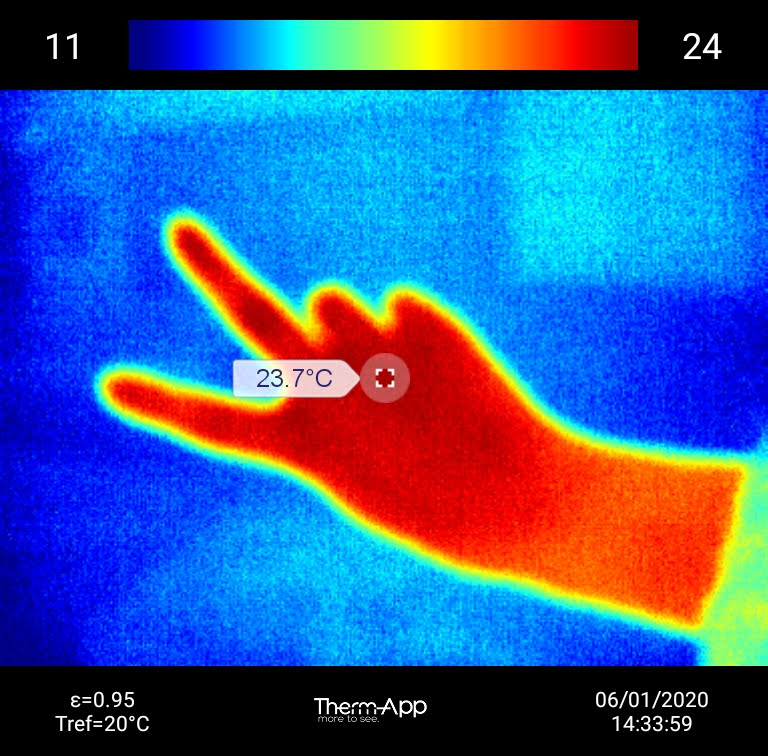
%> input picture sift_matlab/lenna.jpg, 768 x 756 px
$ octave vijay_ti_1.m   (GNU Octave 9; MATLAB toolbox functions it lacks are replaced by stand-ins)
%> lines starting %> are read from the running program, lines starting %| are printed output that depends on the picture
%% SIFT ALGORITHM COMPLETE

% Description: This m-file demoes the usage of SIFT functions. It generates SIFT keypionts and descriptors for one input image.

% Importnat variables used:
%   I - input image
%   octave - used for storing gaussian filtered image
%   sigma - standard scale factor used by Lowe
%   key - used to store key points of feature of image
%   max_mag - used for storing orientation magnitude and corresponding bin number
%   discreptor - used to store the discreptors vector of key points in the image

% Author: VIJAY ANAND
%
%%
clc;
close all;
clear all;
% tic;
I=imread('lenna.jpg');                    % to read the image
%> I is the input picture: size 756x768x3 uint8; mean R, G, B 55.5, 89.3, 146.7
I_read=imresize(I,[256 256]);
I_enlarge=imresize(I_read,[512 512]);       % image resize
I=rgb2gray(I_enlarge);                      % rgb to gray conversion
%> I: size 512x512 uint8
%I=I_enlarge;
imshow(I);
I=im2double(I);
%> I: size 512x512 double

I_temp=I;
original=I;
octave1=[];                                 % initializing empty octave's matrix
octave2=[];
octave3=[];
%% Forming octaves
% in this section different octaves are formed using differnt sigma(scale) value
tic;
k2=0;                                       % first octave level
[m,n]=size(I);
%> m = 512; n = 512
I_temp(m:m+4,n:n+4)=0;                      % zero padding
clear c;
tic;
for k1=0:3                                  % for different sigma value (different level in one octave)
    k=sqrt(2);
sigma=(k^(k1+(2*k2)))*1.6;

for x=-2:2                                  % generating gaussian filter coefficent
    for y=-2:2
        h(x+3,y+3)=(1/((2*pi)*((k*sigma)*(k*sigma))))*exp(-((x*x)+(y*y))/(2*(k*k)*(sigma*sigma)));
    end
end


for i=1:m
    for j=1:n
        temp1=I_temp(i:i+4,j:j+4)'.*h;      %convolving image with gaussian filter
        conv_1(i,j)=sum(sum(temp1));
    end
end
% figure, imshow(conv_1(1:m-4,1:n-4));
octave1=[octave1 conv_1];                   % store gaussian filtered image of different scale in octave1
end
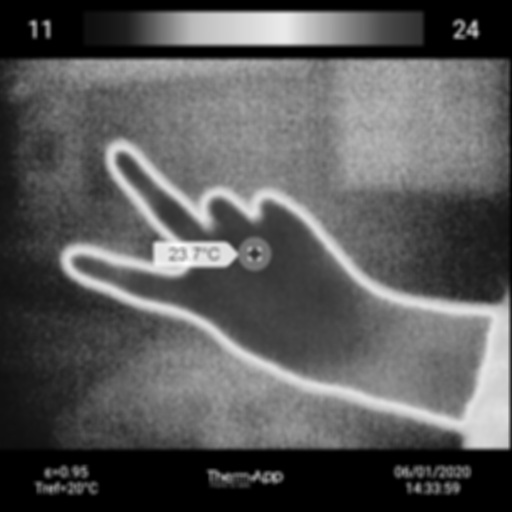
%> conv_1: size 512x512 double; min 0, max 0.0889, mean 0.0311; drawn with min black and max white
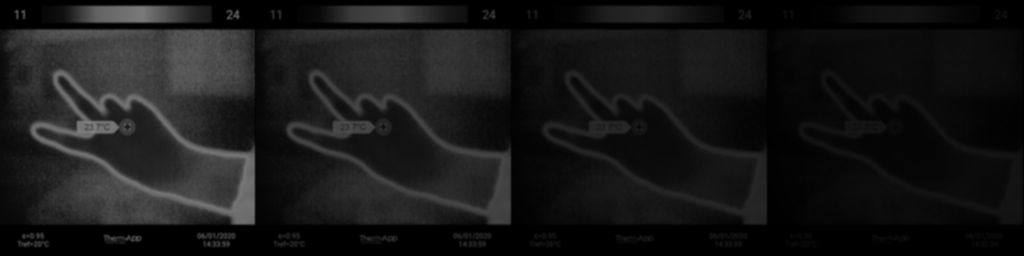
%> octave1: size 512x2048 double (shown at 1/2 size); min 0, max 0.519, mean 0.0951
%> after the loop, h = [0.00352 0.00366 0.0037 0.00366 0.00352; 0.00366 0.00379 0.00384 0.00379 0.00366; 0.0037 0.00384 0.00389 0.00384 0.0037; 0.00366 0.00379 0.00384 0.00379 0.00366; 0.00352 0.00366 0.0037 0.00366 0.00352]
%% octave 2
% second level of octave , staring with k^2 sigma
clear I_temp;
% k2=1;
I_temp2=imresize(original,1/((k2+1)*2));    % reduce image size by 2 in both x & y direction
 k2=1;
y=size(I_temp2)
%> y = [256 256]
[m,n]=size(I_temp2);
%> m = 256; n = 256
I_temp2(m:m+4,n:n+4)=0;
%> I_temp2: size 260x260 double
clear c;

for k1=0:3
    k=sqrt(2);
sigma=(k^(k1+(2*k2)))*1.6;

for x=-2:2
    for y=-2:2
        h1(x+3,y+3)=(1/((2*pi)*((k*sigma)*(k*sigma))))*exp(-((x*x)+(y*y))/(2*(k*k)*(sigma*sigma)));     % gaussian filter coefficents
    end
end

for i=1:m
    for j=1:n
        temp2=I_temp2(i:i+4,j:j+4)'.*h1;        % convolution of re-sized image with gaussian filter
        conv_2(i,j)=sum(sum(temp2));
    end
end
% figure, imshow(conv_2(1:m-4,1:n-4));
octave2=[octave2 conv_2];                       % store all second level image of different sigma in octave2
end
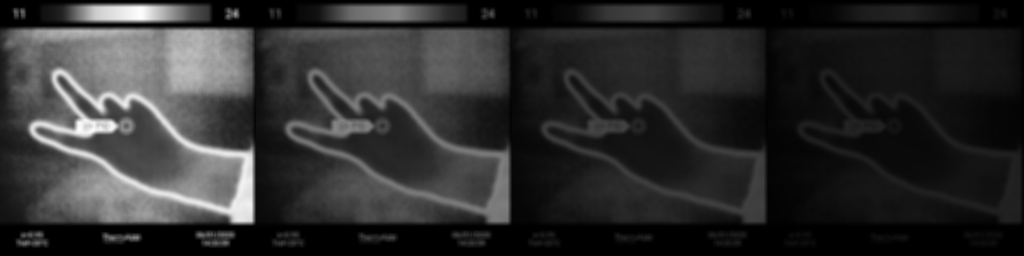
%> octave2: size 256x1024 double; min -0.000527, max 0.156, mean 0.0286; drawn with min black and max white
%> after the loop, h1 = [0.000948 0.000957 0.00096 0.000957 0.000948; 0.000957 0.000965 0.000968 0.000965 0.000957; 0.00096 0.000968 0.000971 0.000968 0.00096; 0.000957 0.000965 0.000968 0.000965 0.000957; 0.000948 0.000957 0.00096 0.000957 0.000948]
%% octave 3
% third level of octave starting with k^4 times sigma value
clear I_temp;
% k2=2;
I_temp3=imresize(original,1/((k2+1)*2));        % reduce orignal image by a factor of 4 in x and y
z=size(I_temp3)
%> z = [128 128]
 k2=2;
[m,n]=size(I_temp3);
%> m = 128; n = 128
I_temp3(m:m+4,n:n+4)=0;
%> I_temp3: size 132x132 double
clear c;

for k1=0:4
    k=sqrt(2);
sigma=(k^(k1+(2*k2)))*1.6;


for x=-2:2
    for y=-2:2
        h2(x+3,y+3)=(1/((2*pi)*((k*sigma)*(k*sigma))))*exp(-((x*x)+(y*y))/(2*(k*k)*(sigma*sigma))); %filter coefficent
    end
end


for i=1:m
    for j=1:n
        temp3=I_temp3(i:i+4,j:j+4)'.*h2;        %convolution of re-sized image with gaussian filter
        conv_3(i,j)=sum(sum(temp3));
    end
end
% figure, imshow(conv_3(1:m-4,1:n-4));
octave3=[octave3 conv_3];                       % store different level of image in octave3
end
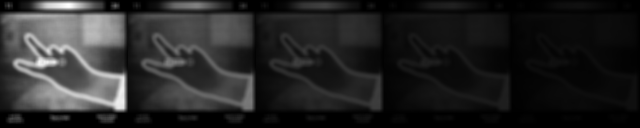
%> octave3: size 128x640 double; min -0.000118, max 0.0416, mean 0.0062; drawn with min black and max white
%> after the loop, h2 = [0.000121 0.000121 0.000121 0.000121 0.000121; 0.000121 0.000121 0.000121 0.000121 0.000121; 0.000121 0.000121 0.000121 0.000121 0.000121; 0.000121 0.000121 0.000121 0.000121 0.000121; 0.000121 0.000121 0.000121 0.000121 0.000121]

fprintf('\n Time for Gaussian scale space construction: %.3f s\n',toc) ;

%% DOG---difference of gaussian
% in this section different level of gaussian filtered image are subtracted
% to form difference of gaussian image for further calculation
tic;

 diff_11=octave1(1:512,1:512)-octave1(1:512,513:1024);      % differnce of gaussian for octave1

 diff_12=octave1(1:512,513:1024)-octave1(1:512,1025:1536);

 diff_13=octave1(1:512,1025:1536)-octave1(1:512,1537:2048);


 diff_21=octave2(1:256,1:256)-octave2(1:256,257:512);        % difference of gaussian for octave2

 diff_22=octave2(1:256,257:512)-octave2(1:256,513:768);

 diff_23=octave2(1:256,513:768)-octave2(1:256,769:1024);


 diff_31=octave3(1:128,1:128)-octave3(1:128,129:256);        % difference of gaussian for octave3

diff_32=octave3(1:128,129:256)-octave3(1:128,257:384);

 diff_33=octave3(1:128,257:384)-octave3(1:128,385:512);

 fprintf('\n Time for Differential scale space construction: %.3f s\n',toc) ;

%% find exterma from DOG
% in this scetion DOG image is used and extremum point is calculated
tic;
key=[];                             % empty matrix to store key points

x1=0;                               % local variables used to take if condition in account
y1=0;
z1=0;
f=0;

for i=2:511
    for j=2:511
%         x1=0;
% y1=0;
% z1=0;


if (((diff_12(i,j)>diff_12(i-1,j))&&(diff_12(i,j)>diff_12(i+1,j))....
        &&(diff_12(i,j)>diff_12(i,j-1))&&(diff_12(i,j)>diff_12(i+1,j+1))....
        &&(diff_12(i,j)>diff_12(i-1,j-1))&&(diff_12(i,j)>diff_12(i-1,j+1))....
        &&(diff_12(i,j)>diff_12(i+1,j-1))&&(diff_12(i,j)>diff_12(i,j+1))))
    x1=x1+1;
else
    continue;
end

if x1>0
    if((diff_12(i,j)>diff_13(i,j))&&(diff_12(i,j)>diff_13(i-1,j))....
            &&(diff_12(i,j)>diff_13(i+1,j))&&(diff_12(i,j)>diff_13(i,j-1))....
            &&(diff_12(i,j)>diff_13(i+1,j+1))&&(diff_12(i,j)>diff_13(i-1,j-1))....
            &&(diff_12(i,j)>diff_13(i-1,j+1))&&(diff_12(i,j)>diff_13(i+1,j-1))&&(diff_12(i,j)>diff_13(i,j+1)))
        y1=y1+1;
    else
        continue;

    end
end
% [8 lines of commented-out code are left out]

  key(i,j)=diff_12(i,j);                    % store key point location if it is maximum in its neighbourhood on same scale and also on scale above and below
  f=1;


end
end
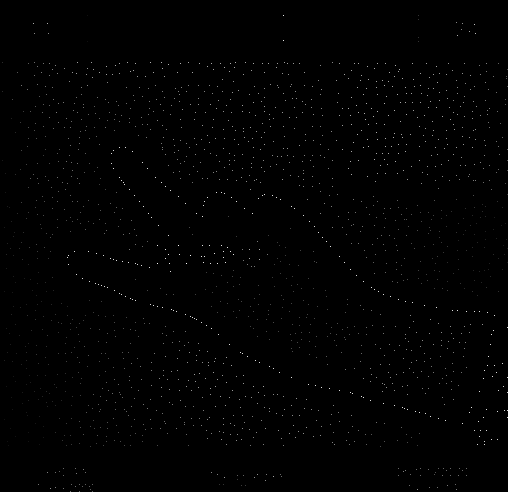
%> key: size 492x508 double; min 0, max 0.14, mean 0.000505; drawn with min black and max white
%> after the loop, x1 = 1931; y1 = 1931

fprintf('\n Time for finding key points: %.3f s\n',toc) ;
  %%%%%%%%%%%%%%%%%%%%%%%%%%%%%%%%%%%%%%%%%%%%%%%%%%%%%%%%%%%%%%%%%%%%%%%%%%%%%%%%%%%%%%%%%%%%%%%%%%%%%%%


   if f==0
    x=0;
y=0;
z=0;

for i=2:511
    for j=2:511

if (((diff_12(i,j)<diff_12(i-1,j))&&(diff_12(i,j)<diff_12(i+1,j))....
        &&(diff_12(i,j)<diff_12(i,j-1))&&(diff_12(i,j)<diff_12(i+1,j+1))....
        &&(diff_12(i,j)<diff_12(i-1,j-1))&&(diff_12(i,j)<diff_12(i-1,j+1))....
        &&(diff_12(i,j)<diff_12(i+1,j-1))&&(diff_12(i,j)<diff_12(i,j+1))))
    x=x+1;
else
   continue;
end

if x>0
    if ((diff_12(i,j)<diff_13(i,j))&&(diff_12(i,j)<diff_13(i-1,j))....
            &&(diff_12(i,j)<diff_13(i+1,j))&&(diff_12(i,j)<diff_13(i,j-1))....
            &&(diff_12(i,j)<diff_13(i+1,j+1))&&(diff_12(i,j)<diff_13(i-1,j-1))....
            &&(diff_12(i,j)<diff_13(i-1,j+1))&&(diff_12(i,j)<diff_13(i+1,j-1))&&(diff_12(i,j)<diff_13(i,j+1)))
        y=y+1;
    else
        continue;

    end
end
  if y>0

   if ((diff_12(i,j)<diff_11(i,j))&&(diff_12(i,j)<diff_11(i-1,j))....
           &&(diff_12(i,j)<diff_11(i+1,j))&&(diff_12(i,j)<diff_11(i,j-1))....
           &&(diff_12(i,j)<diff_11(i+1,j+1))&&(diff_12(i,j)<diff_11(i-1,j-1))....
           &&(diff_12(i,j)<diff_11(i-1,j+1))&&(diff_12(i,j)<diff_11(i+1,j-1))&&(diff_12(i,j)<diff_11(i,j+1)))
       z=z+1;
   else
       continue;
   end
  end

  key(i,j)=diff_12(i,j);                % store key point location if it is minimum in its neighbourhood on same scale and also on scale above and below


end
    end

   end

 key1=key*255;
 figure,imshow(key1);                   % show image key points

 %% finding key point location

[key_m,key_n]=size(key);
%> key_m = 492; key_n = 508
  r=1;
key_p=[];                               % matrix to store key points locations
for i=1:key_m
    for j=1:key_n

    if key(i,j)>0
%         key_p=[key_p,i,j];
           key_p(r,1)=i;
           key_p(r,2)=j;
           r=r+1;

    end
end
end
%> after the loop, key_p = 1931 rows, first 12: [16 88; 16 284; 16 419; 20 419; 23 457; 24 34; 24 48; 24 463; 25 475; 30 462; 32 470; 34 35]; r = 1932
fprintf('\n toatl numer of key points extracted are : \n')
length(key_p)
%> ans = 1931

%% magnitude and phase calculation

for i=2:511
    for j=2:511
        mag_1(i,j)=((diff_12(i+1,j)-diff_12(i-1,j))^2)+((diff_12(i,j+1)-diff_12(i,j-1))^2);
        phase(i,j)=atan2((diff_12(i,j+1)-diff_11(i,j-1)),(diff_12(i+1,j)-diff_11(i-1,j)));      % phase of all pixels
    end
end
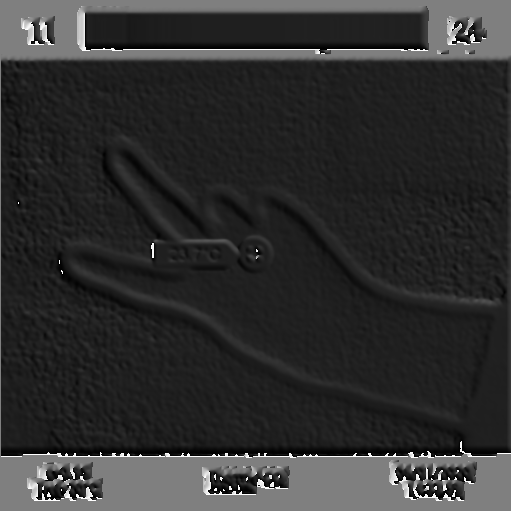
%> phase: size 511x511 double; min -3.14, max 3.14, mean -1.96; drawn with min black and max white
mag=sqrt(mag_1);                % magnitude of all pixel of diff_12 level
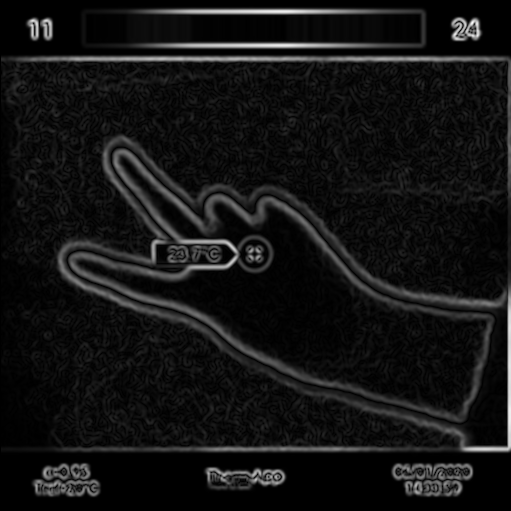
%> mag: size 511x511 double; min 0, max 0.0583, mean 0.00457; drawn with min black and max white

%% FINDING  ORIENTATION
% in this section first complete phase is distributed in 36 bin each of 10
% degree(pi/18) and phase of all the points in 5*5 neighbourhood of key
% point are stored in the bins and their magnitude is added and max
% magnitude among them will become orientation of key point and wtih
% direction and magnitude

%> (the run ends here)
